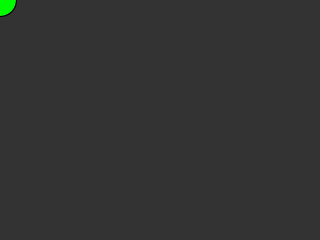
Frame 1 (no input)
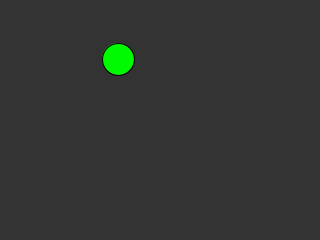
Frame 60 (the mouse pressed at the canvas centre just before this capture)
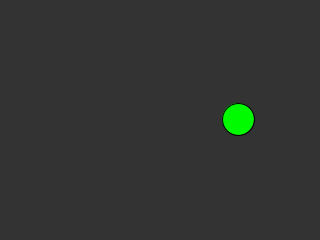
Frame 120 (the mouse held since frame 60 and released just before this capture)

The Processing sketch that drew these frames (run headless with seeded random() and noise(); from frame 60 on, the mouse is pressed at the canvas centre):

// Processing sketch: bouncing_ball
// ── bouncing_ball.pde
float x=0,y=0,xspeed=2,yspeed=1;

void setup() {
  size(320, 240);
}

void draw() {
  background(51);
  //stroke(255);
  //fill(0,250,0);
  //beginShape(); 
  //vertex(25,25);
  //vertex(200,150);
  //vertex(100,60);
  
  //endShape(CLOSE);
  displayBall();
  moveBall();
  checkEdges();
}


void displayBall() {
  stroke(0);
  fill(0,250,0);
  ellipse(x,y,32,32);
}
void moveBall() {
  x+=xspeed; 
  y+=yspeed;
}
void checkEdges(){
  if(x>width || x<0){
    xspeed*=-1;
  }
  if(y>height || y<0){
    yspeed*=-1;
  }
}
